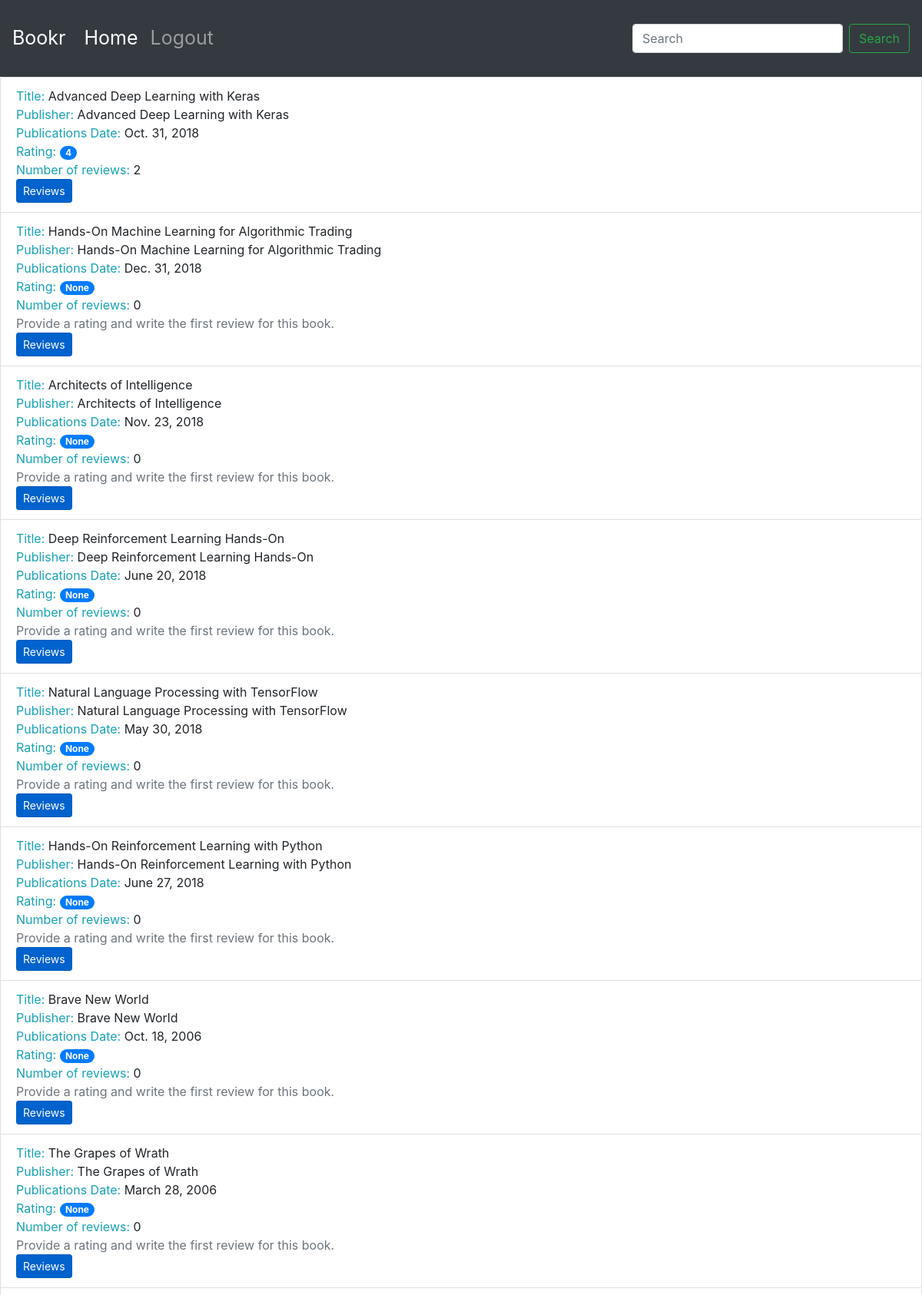
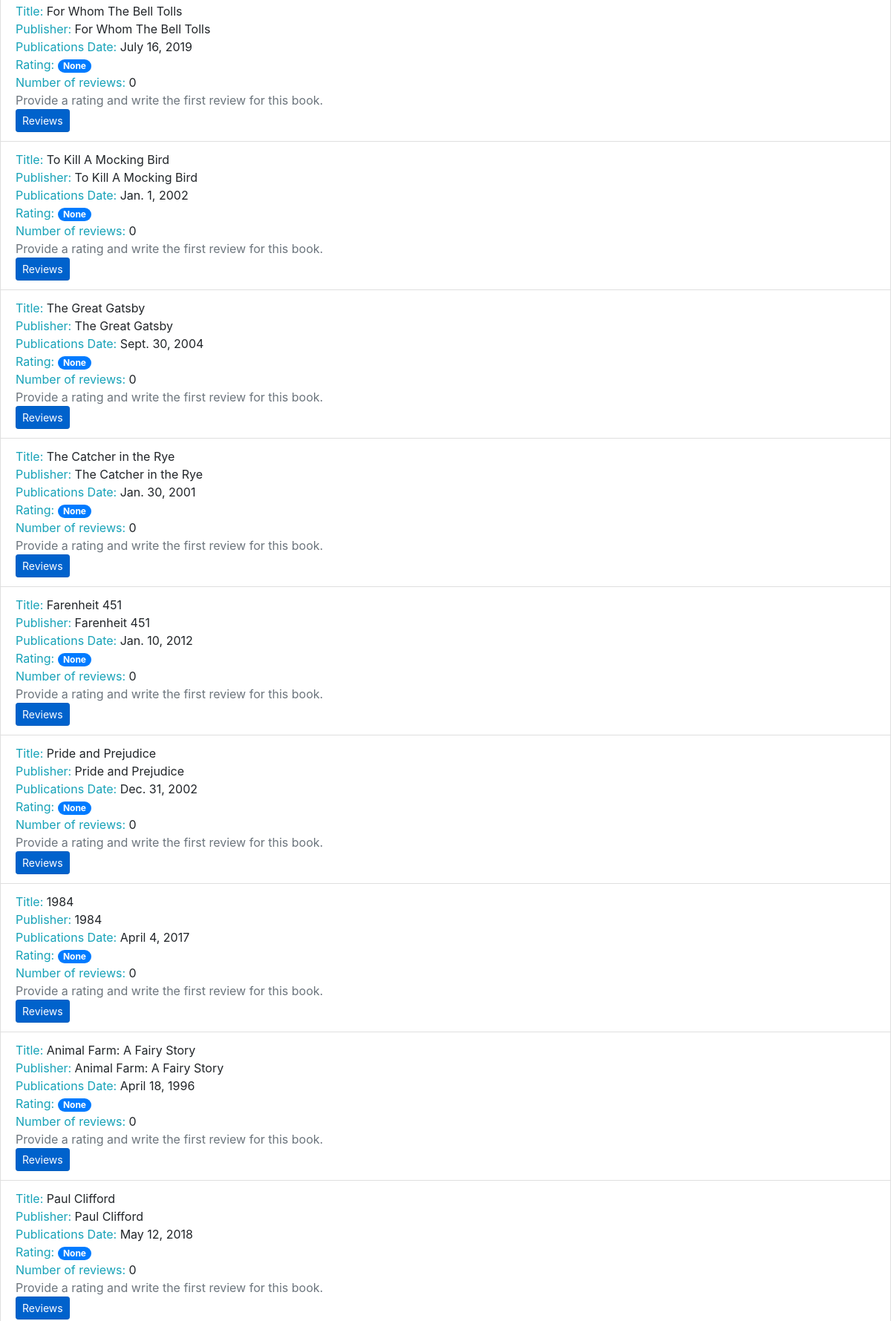
The page /books/ (upper part) on the database its author committed (2 pictures, top to bottom).
### reviews/models.py (models this page shows, shortened)
class Book(models.Model):
    title = models.CharField(max_length=70,help_text='The title of the book.')
    publication_date = models.DateField(verbose_name='Date the book was published')
    isbn = models.CharField(max_length=20,verbose_name='ISBN number of the book')
    publisher = models.ForeignKey(Publisher,on_delete=models.CASCADE)
    contributors = models.ManyToManyField('Contributor',through='BookContributor')

### reviews/views.py (the view)
# urls.py: path('books/',BookListView.as_view(),name='book_list'),
class BookListView(ListView):
    model = Book
    template_name = 'reviews/book_list.html'
    def get_context_data(self, **kwargs):
        context = super().get_context_data(**kwargs)
        books = context['object_list']
        book_list = []
        for book in books:
            reviews = book.review_set.all()
            if reviews:
                book_rating = average_rating([review.rating for review in reviews])
                number_of_reviews = len(reviews)
            else:
                book_rating = None
                number_of_reviews = 0
            book_list.append({'book':book,'book_rating':book_rating,'number_of_reviews':number_of_reviews})
        context['book_list'] = book_list
        return context

### reviews/utils.py (called while the page is built)
def average_rating(rating_list):
    if not rating_list:
        return 0
    return round(sum(rating_list) /  len(rating_list))

### templates/reviews/book_list.html
{% extends 'base.html' %}
{% block content %}
<ul class="list-group">
    {% for item in book_list %}
    <li class="list-group-item">
        <span class="text-info">Title: </span><span>{{ item.book.title }}</span>
        <br>
        <span class="text-info">Publisher: </span><span>{{ item.book.title }}</span>
        <br>
        <span class="text-info">Publications Date: </span><span>{{ item.book.publication_date }}</span>
        <br>
        <span class="text-info">Rating: </span><span class="badge badge-primary badge-pill">{{ item.book_rating }}</span>
        <br>
        <span class="text-info">Number of reviews: </span><span>{{ item.number_of_reviews }}</span>
        <br>
        {% if not item.book_rating %}
        <span class="text-secondary">Provide a rating and write the first review for this book.</span>
        <br>
        {% endif %}
        <a class="btn btn-primary btn-sm active" role="button" aria-pressed="true" href="/book/{{ item.book.id }}/">Reviews</a>
    </li>
    {% endfor %}
</ul>
{% endblock %}

### rows shown on the page
Book: book "Advanced Deep Learning with Keras", book.publication_date "Oct. 31, 2018", book_rating "4", number_of_reviews "2"
Book: book "Hands-On Machine Learning for Algorithmic Trading", book.publication_date "Dec. 31, 2018", book_rating "None", number_of_reviews "0", shows "Provide a rating and write the first review for this book."
Book: book "Architects of Intelligence", book.publication_date "Nov. 23, 2018", book_rating "None", number_of_reviews "0", shows "Provide a rating and write the first review for this book."
Book: book "Deep Reinforcement Learning Hands-On", book.publication_date "June 20, 2018", book_rating "None", number_of_reviews "0", shows "Provide a rating and write the first review for this book."
Book: book "Natural Language Processing with TensorFlow", book.publication_date "May 30, 2018", book_rating "None", number_of_reviews "0", shows "Provide a rating and write the first review for this book."
Book: book "Hands-On Reinforcement Learning with Python", book.publication_date "June 27, 2018", book_rating "None", number_of_reviews "0", shows "Provide a rating and write the first review for this book."
Book: book "Brave New World", book.publication_date "Oct. 18, 2006", book_rating "None", number_of_reviews "0", shows "Provide a rating and write the first review for this book."
Book: book "The Grapes of Wrath", book.publication_date "March 28, 2006", book_rating "None", number_of_reviews "0", shows "Provide a rating and write the first review for this book."
Book: book "For Whom The Bell Tolls", book.publication_date "July 16, 2019", book_rating "None", number_of_reviews "0", shows "Provide a rating and write the first review for this book."
Book: book "To Kill A Mocking Bird", book.publication_date "Jan. 1, 2002", book_rating "None", number_of_reviews "0", shows "Provide a rating and write the first review for this book."
Book: book "The Great Gatsby", book.publication_date "Sept. 30, 2004", book_rating "None", number_of_reviews "0", shows "Provide a rating and write the first review for this book."
Book: book "The Catcher in the Rye", book.publication_date "Jan. 30, 2001", book_rating "None", number_of_reviews "0", shows "Provide a rating and write the first review for this book."
Book: book "Farenheit 451", book.publication_date "Jan. 10, 2012", book_rating "None", number_of_reviews "0", shows "Provide a rating and write the first review for this book."
Book: book "Pride and Prejudice", book.publication_date "Dec. 31, 2002", book_rating "None", number_of_reviews "0", shows "Provide a rating and write the first review for this book."
Book: book "1984", book.publication_date "April 4, 2017", book_rating "None", number_of_reviews "0", shows "Provide a rating and write the first review for this book."
Book: book "Animal Farm: A Fairy Story", book.publication_date "April 18, 1996", book_rating "None", number_of_reviews "0", shows "Provide a rating and write the first review for this book."
Book: book "Paul Clifford", book.publication_date "May 12, 2018", book_rating "None", number_of_reviews "0", shows "Provide a rating and write the first review for this book."
